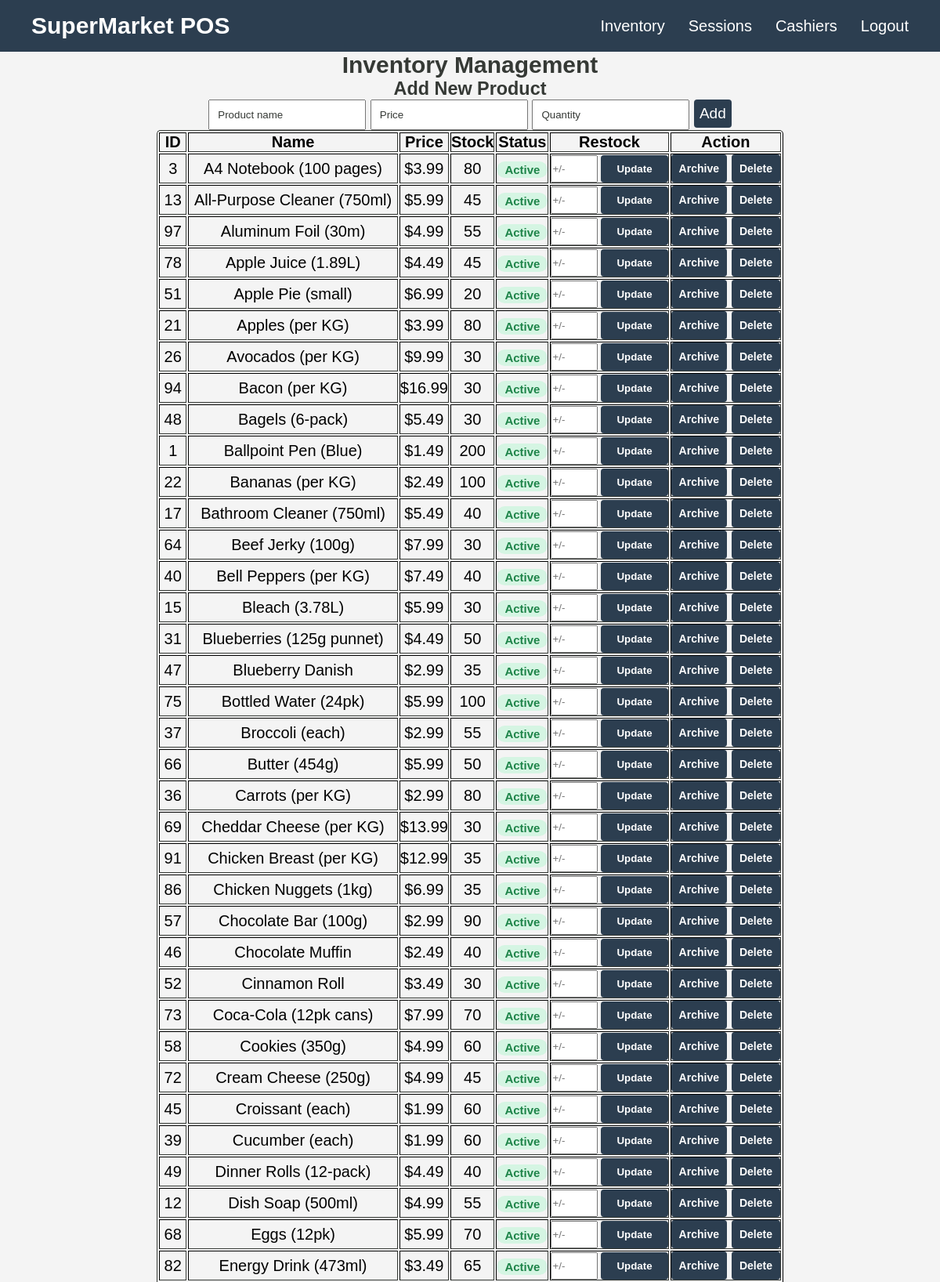
The page /admin/inventory.php (signed in, upper part) on the database its author committed.
### tables this page shows
CREATE TABLE IF NOT EXISTS products (
    id INT AUTO_INCREMENT PRIMARY KEY,
    name VARCHAR(100) NOT NULL,
    price DECIMAL(10,2) NOT NULL,
    quantity INT NOT NULL DEFAULT 0,
    is_active TINYINT(1) NOT NULL DEFAULT 1   
);

### admin/inventory.php (the view, shortened to what this page needs)
<?php
require_once '../includes/auth.php';
$products = $conn->query("
    SELECT p.*, (SELECT COUNT(*) FROM sale_items si WHERE si.product_id = p.id) AS sold_count
    FROM products p
    ORDER BY p.is_active DESC, p.name
");
include '../includes/header.php';
?>
<div>
<h2 class="heading">Inventory Management</h2>
</div>
<div><form method="post" class="inline-form">
    <h3 class="heading">Add New Product</h3>
    <input class="input" type="text" name="name" placeholder="Product name" required>
    <input class="input" type="number" step="0.01" min="0" name="price" placeholder="Price" required>
    <input class="input" type="number" min="0" name="quantity" placeholder="Quantity" required>
    <button type="submit" name="add_product" class="add-btn">Add</button>
</form>
</div>
<div>
<table class="table" border="1">
    <tr>
        <th>ID</th><th>Name</th><th>Price</th><th>Stock</th><th>Status</th><th>Restock</th><th>Action</th>
    </tr>
    <?php while ($p = $products->fetch_assoc()): ?>
    <tr class="<?= $p['is_active'] ? '' : 'archived-row' ?>">
        <td><?= $p['id'] ?></td>
        <td><?= htmlspecialchars($p['name']) ?></td>
        <td>$<?= number_format($p['price'], 2, '.', '') ?></td>
        <td><?= $p['quantity'] ?></td>
        <td><span class="status-badge <?= $p['is_active'] ? 'status-active' : 'status-inactive' ?>"><?= $p['is_active'] ? 'Active' : 'Archived' ?></span></td>
        <td>
            <form method="post" style="display:flex; gap:4px;">
                <input type="number" name="change" placeholder="+/-" required style="width:60px;">
                <button type="submit" class="btn">Update</button>
            </form>
        </td>
        <td>
            <div class="inline-actions">
                <?php if ($p['is_active']): ?>
                <form method="post" onsubmit="return confirm('Archive this product? It will disappear from the POS, but its sales history is kept.')">
                    <button type="submit" class="btn-danger">Archive</button>
                </form>
                <?php endif; ?>
                <?php if ((int)$p['sold_count'] === 0): ?>
                <form method="post" onsubmit="return confirm('Permanently delete this product? This cannot be undone.')">
                    <button type="submit" class="btn-danger">Delete</button>
                </form>
                <?php endif; ?>
            </div>
        </td>
    </tr>
    <?php endwhile; ?>
</table>
    </div>
<?php include '../includes/footer.php'; ?>

### includes/header.php (shortened to what this page needs)
<!DOCTYPE html>
<html lang="en">
<head>
    <link rel="stylesheet" href="../assets/css/style.css">
</head>
<body>
<nav class="navbar">
    <div class="nav-brand">SuperMarket POS</div>
    <ul class="nav-links">
        <?php if (isset($_SESSION['user_id'])): ?>
            <?php if ($_SESSION['role'] === 'admin'): ?>
                <li><a href="../admin/inventory.php">Inventory</a></li>
                <li><a href="../admin/sessions.php">Sessions</a></li>
                <li><a href="../admin/cashiers.php">Cashiers</a></li>
            <?php else: ?>
                <li><a href="../cashier/dashboard.php">POS</a></li>
            <?php endif; ?>
            <li><a href="../logout.php">Logout</a></li>
        <?php endif; ?>
    </ul>
</nav>
<div class="container">

### includes/footer.php (shortened to what this page needs)
</div>
</body>
</html>

### assets/css/style.css (style rules this page uses)
* { box-sizing: border-box; margin: 0; padding: 0; }
html { font-size: 20px; }
body { font-family: Arial, sans-serif; background: #f4f4f4; }
.navbar { background: #2c3e50; color: white; display: flex; justify-content: space-between; align-items: center; padding: 0.8rem 2rem; }
.nav-brand { font-size: 1.5rem; font-weight: bold; }
.nav-links { list-style: none; display: flex; gap: 1.5rem; }
.nav-links a { color: white; text-decoration: none; }
.container { display:flex; flex-direction: column; text-align: center; justify-content: center; align-items: center; }
.btn { background: #2c3e50; color: white; border: none; padding: 0.5rem 1rem; cursor: pointer; border-radius: 4px; font-weight:bold; }
.heading, .logout-text { color:#353935 }
table { border-color: #353935; border-radius: 5px; max-width: 800px; }
.input { padding: 10px; }
.btn-danger { background: #2c3e50; color: white; border: none; padding: 10px; border-radius:4px; cursor:pointer; text-decoration: none; font-size: 14px; font-weight: bold; }
.input::placeholder { color:#353935 }
.add-btn { background: #2c3e50; color: white; border: none; padding: 7px; border-radius:4px; cursor:pointer; text-decoration: none; font-size: 19px; }
.status-badge { display: inline-block; padding: 2px 10px; border-radius: 12px; font-size: 0.75rem; font-weight: bold; }
.status-active { background: #d5f5e3; color: #1e8449; }
.inline-actions { display: flex; gap: 6px; justify-content: center; }

### rows shown on the page
products: id "3", name "A4 Notebook (100 pages)", price "3.99", quantity "80", is_active "Active"
products: id "13", name "All-Purpose Cleaner (750ml)", price "5.99", quantity "45", is_active "Active"
products: id "97", name "Aluminum Foil (30m)", price "4.99", quantity "55", is_active "Active"
products: id "78", name "Apple Juice (1.89L)", price "4.49", quantity "45", is_active "Active"
products: id "51", name "Apple Pie (small)", price "6.99", quantity "20", is_active "Active"
products: id "21", name "Apples (per KG)", price "3.99", quantity "80", is_active "Active"
products: id "26", name "Avocados (per KG)", price "9.99", quantity "30", is_active "Active"
products: id "94", name "Bacon (per KG)", price "16.99", quantity "30", is_active "Active"
products: id "48", name "Bagels (6-pack)", price "5.49", quantity "30", is_active "Active"
products: id "1", name "Ballpoint Pen (Blue)", price "1.49", quantity "200", is_active "Active"
products: id "22", name "Bananas (per KG)", price "2.49", quantity "100", is_active "Active"
products: id "17", name "Bathroom Cleaner (750ml)", price "5.49", quantity "40", is_active "Active"
products: id "64", name "Beef Jerky (100g)", price "7.99", quantity "30", is_active "Active"
products: id "40", name "Bell Peppers (per KG)", price "7.49", quantity "40", is_active "Active"
products: id "15", name "Bleach (3.78L)", price "5.99", quantity "30", is_active "Active"
products: id "31", name "Blueberries (125g punnet)", price "4.49", quantity "50", is_active "Active"
products: id "47", name "Blueberry Danish", price "2.99", quantity "35", is_active "Active"
products: id "75", name "Bottled Water (24pk)", price "5.99", quantity "100", is_active "Active"
products: id "37", name "Broccoli (each)", price "2.99", quantity "55", is_active "Active"
products: id "66", name "Butter (454g)", price "5.99", quantity "50", is_active "Active"
products: id "36", name "Carrots (per KG)", price "2.99", quantity "80", is_active "Active"
products: id "69", name "Cheddar Cheese (per KG)", price "13.99", quantity "30", is_active "Active"
products: id "91", name "Chicken Breast (per KG)", price "12.99", quantity "35", is_active "Active"
products: id "86", name "Chicken Nuggets (1kg)", price "6.99", quantity "35", is_active "Active"
products: id "57", name "Chocolate Bar (100g)", price "2.99", quantity "90", is_active "Active"
products: id "46", name "Chocolate Muffin", price "2.49", quantity "40", is_active "Active"
products: id "52", name "Cinnamon Roll", price "3.49", quantity "30", is_active "Active"
products: id "73", name "Coca-Cola (12pk cans)", price "7.99", quantity "70", is_active "Active"
products: id "58", name "Cookies (350g)", price "4.99", quantity "60", is_active "Active"
products: id "72", name "Cream Cheese (250g)", price "4.99", quantity "45", is_active "Active"
products: id "45", name "Croissant (each)", price "1.99", quantity "60", is_active "Active"
products: id "39", name "Cucumber (each)", price "1.99", quantity "60", is_active "Active"
products: id "49", name "Dinner Rolls (12-pack)", price "4.49", quantity "40", is_active "Active"
products: id "12", name "Dish Soap (500ml)", price "4.99", quantity "55", is_active "Active"
products: id "68", name "Eggs (12pk)", price "5.99", quantity "70", is_active "Active"
products: id "82", name "Energy Drink (473ml)", price "3.49", quantity "65", is_active "Active"
